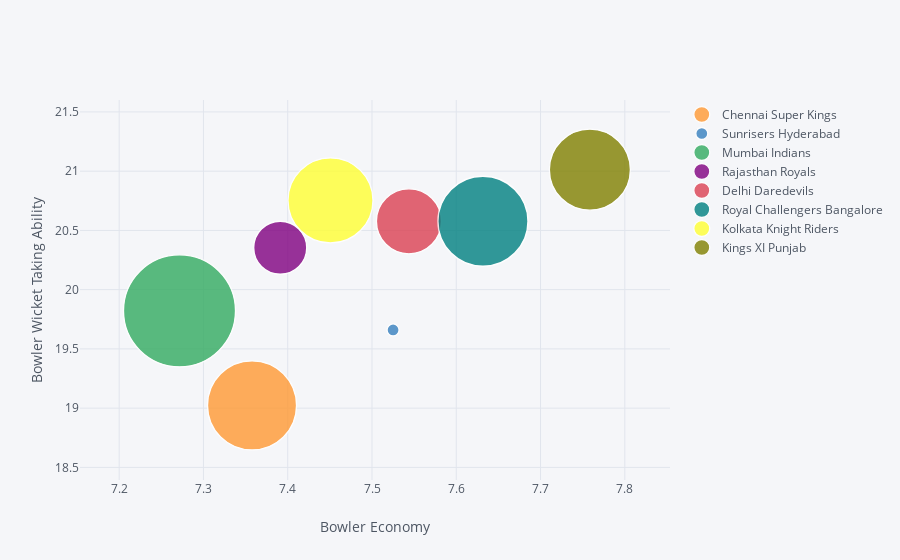

The code cell stored with this chart in its notebook:
### Code cell
eco = economy(ball_data.copy(), bowler='bowling_team')
wick = wicket_taking(ball_data.copy(), bowler='bowling_team')
eco_100 = eco[eco['Number of Balls Thrown']>10000]
wick_100 = wick[wick['Number of Balls Thrown']>10000]
out = pd.merge(wick_100, eco_100, how='inner', on=['bowling_team','Number of Balls Thrown'])

out.iplot(kind='bubble', x='Economy', y='Wicket Taking Ability', categories='bowling_team', size='Number of Wickets taken', text='bowling_team',
          xTitle='Bowler Economy', yTitle='Bowler Wicket Taking Ability', filename='cufflinks/simple-bubble-chart')

### Figure 1 — Plotly figure (JSON) as saved in the notebook; plotly's stock layout.template omitted (floating-point values rounded to 4 significant figures)
{"data": [{"marker": {"color": "rgba(255, 153, 51, 1.0)", "line": {"width": 1.3}, "opacity": 0.8, "size": [89], "symbol": "circle"}, "mode": "markers", "name": "Chennai Super Kings", "text": ["Chennai Super Kings"], "textfont": {"color": "#4D5663"}, "type": "scatter", "uid": "bc2a2aa4-3065-4aa7-b54b-5281fa64fd17", "x": [7.358], "y": [19.02]}, {"marker": {"color": "rgba(55, 128, 191, 1.0)", "line": {"width": 1.3}, "opacity": 0.8, "size": [12], "symbol": "circle"}, "mode": "markers", "name": "Sunrisers Hyderabad", "text": ["Sunrisers Hyderabad"], "textfont": {"color": "#4D5663"}, "type": "scatter", "uid": "820c71c9-0169-4308-8c88-5f199ca25727", "x": [7.525], "y": [19.66]}, {"marker": {"color": "rgba(50, 171, 96, 1.0)", "line": {"width": 1.3}, "opacity": 0.8, "size": [112], "symbol": "circle"}, "mode": "markers", "name": "Mumbai Indians", "text": ["Mumbai Indians"], "textfont": {"color": "#4D5663"}, "type": "scatter", "uid": "5e027406-c03f-48ff-b33e-adac2ebb3f85", "x": [7.272], "y": [19.82]}, {"marker": {"color": "rgba(128, 0, 128, 1.0)", "line": {"width": 1.3}, "opacity": 0.8, "size": [53], "symbol": "circle"}, "mode": "markers", "name": "Rajasthan Royals", "text": ["Rajasthan Royals"], "textfont": {"color": "#4D5663"}, "type": "scatter", "uid": "4013759b-26cd-4731-897d-ade1bcc0cbcd", "x": [7.391], "y": [20.35]}, {"marker": {"color": "rgba(219, 64, 82, 1.0)", "line": {"width": 1.3}, "opacity": 0.8, "size": [65], "symbol": "circle"}, "mode": "markers", "name": "Delhi Daredevils", "text": ["Delhi Daredevils"], "textfont": {"color": "#4D5663"}, "type": "scatter", "uid": "5a4d720c-85c3-4113-a575-1e0bc05ecc27", "x": [7.544], "y": [20.58]}, {"marker": {"color": "rgba(0, 128, 128, 1.0)", "line": {"width": 1.3}, "opacity": 0.8, "size": [90], "symbol": "circle"}, "mode": "markers", "name": "Royal Challengers Bangalore", "text": ["Royal Challengers Bangalore"], "textfont": {"color": "#4D5663"}, "type": "scatter", "uid": "6f18cab8-a4f4-4b40-a948-6b4013c68b00", "x": [7.632], "y": [20.58]}, {"marker": {"color": "rgba(255, 255, 51, 1.0)", "line": {"width": 1.3}, "opacity": 0.8, "size": [85], "symbol": "circle"}, "mode": "markers", "name": "Kolkata Knight Riders", "text": ["Kolkata Knight Riders"], "textfont": {"color": "#4D5663"}, "type": "scatter", "uid": "9f6b02af-0f38-4d83-b28f-ab94305853d0", "x": [7.451], "y": [20.75]}, {"marker": {"color": "rgba(128, 128, 0, 1.0)", "line": {"width": 1.3}, "opacity": 0.8, "size": [81], "symbol": "circle"}, "mode": "markers", "name": "Kings XI Punjab", "text": ["Kings XI Punjab"], "textfont": {"color": "#4D5663"}, "type": "scatter", "uid": "e2c4deb2-3672-4922-9865-99a93918d2b5", "x": [7.759], "y": [21.01]}], "layout": {"legend": {"bgcolor": "#F5F6F9", "font": {"color": "#4D5663"}}, "paper_bgcolor": "#F5F6F9", "plot_bgcolor": "#F5F6F9", "title": {"font": {"color": "#4D5663"}}, "xaxis": {"gridcolor": "#E1E5ED", "showgrid": true, "tickfont": {"color": "#4D5663"}, "title": {"font": {"color": "#4D5663"}, "text": "Bowler Economy"}, "zerolinecolor": "#E1E5ED"}, "yaxis": {"gridcolor": "#E1E5ED", "showgrid": true, "tickfont": {"color": "#4D5663"}, "title": {"font": {"color": "#4D5663"}, "text": "Bowler Wicket Taking Ability"}, "zerolinecolor": "#E1E5ED"}}}
